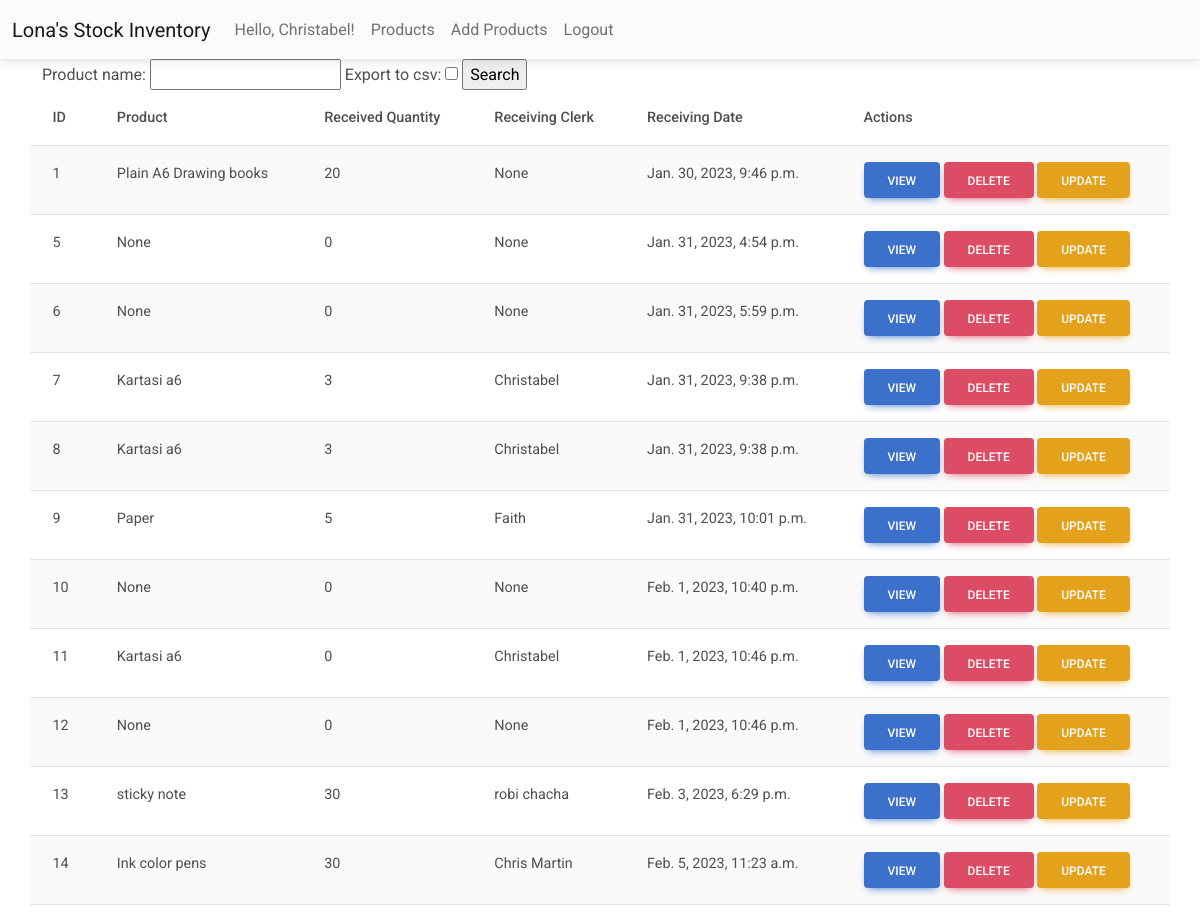
The page /list_products/ (signed in) on the database its author committed.
### lonastockapp/models.py (models this page shows, shortened)
class Product(models.Model):
	received_quantity = models.IntegerField(default='0', blank=True, null=False)
	product_name = models.CharField(max_length=50, blank=True, null=True)
	received_by = models.CharField(max_length=50, blank=True, null=True)
	issue_quantity = models.IntegerField(default='0', blank=True, null=False)
	issued_by = models.CharField(max_length=50, blank=True, null=True)
	reorder_level = models.IntegerField(default='0', blank=True, null=False)
	last_updated = models.DateTimeField(auto_now_add=False, auto_now=True)
	id = models.AutoField(primary_key=True)

### lonastockapp/views.py (the view, shortened to what this page needs)
# urls.py: path('list_products/',  views.list_products, name='list_products' ),
def list_products(request):
  title = 'LIST OF PRODUCTS'
  form=ProductSearchForm(request.POST)
  products = Product.objects.all()
  context = {
    "products" : products,
    "form" : form,
    }
  return render (request, "list_products.html" , context)

### lonastockapp/forms.py
class ProductSearchForm(forms.ModelForm):
   export_to_CSV= forms.BooleanField(required=False)
   class Meta:
      model = Product
      fields = ['product_name',]

### lonastockapp/templates/list_products.html
{% include 'base.html' %}
{% block content %}
<div class="container">
    <div class="row">
        <div class="col-md-12">
                    <div class="card-body">
                        <form method="POST" action="">{% csrf_token%}
                            {{form}}
                            <input type="submit" value="Search"/>
                        </form>
                    </div>
                </div>
                <div class="card-body">
                    <table class="table table-striped">
                        <thead>
                            <tr>
                                <th>ID</th>
                                <th>Product</th>
                                <th>Received Quantity</th>
                                <th>Receiving Clerk</th>
                                <th>Receiving Date</th>
                                <th>Actions</th>
                            </tr>
                        </thead>
                        <tbody>
                            {% for product in products %}
                            <tr>
                                <td>{{ product.id }}</td>
                                <td>{{ product.product_name }}</td>
                                <td>{{ product.received_quantity }}</td>
                                <td>{{ product.received_by }}</td>
                                <td>{{ product.last_updated}}</td>
                                <td>
                                    <a href="{% url 'list_products' %}" class="btn btn-primary">View</a>
                                    <a href="{% url 'delete_product' %}" class="btn btn-danger">Delete</a>
                                    <a href="{% url 'add_product' %}" class="btn btn-warning">Update</a>
                                </td>
                            </tr>
                            {% endfor %}
                    </table>
                </div>
{% endblock %}

### lonastockapp/templates/navbar.html (shortened to what this page needs)
<nav class="navbar navbar-expand-lg navbar-light bg-light">
    <div class="container-fluid">
      <a class="navbar-brand" href="#">Lona's Stock Inventory</a>
      <div class="collapse navbar-collapse" id="navbarNavAltMarkup">
        <div class="navbar-nav">
          <a class="nav-link" href="">Hello, {{ user.username|default:'Guest' }}!</a>
            {% if user.is_authenticated %}
          <a class="nav-link" href="{% url 'list_products' %}">Products</a>
          <a class="nav-link" href="{% url 'add_product' %}">Add Products</a>
          <a class="nav-link" href="{% url 'logout' %}">Logout</a>
          {% else %}
          <a class="nav-link" href="{% url 'home' %}">Home</a>
          <a class="nav-link" href="{% url 'login' %}" > Login</a>
          {% endif %}
        </div>
      </div>
    </div>
  </nav>

### rows shown on the page
Product: id "1", product_name "Plain A6 Drawing books", received_quantity "20", received_by "None", last_updated "Jan. 30, 2023, 9:46 p.m."
Product: id "5", product_name "None", received_quantity "0", received_by "None", last_updated "Jan. 31, 2023, 4:54 p.m."
Product: id "6", product_name "None", received_quantity "0", received_by "None", last_updated "Jan. 31, 2023, 5:59 p.m."
Product: id "7", product_name "Kartasi a6", received_quantity "3", received_by "Christabel", last_updated "Jan. 31, 2023, 9:38 p.m."
Product: id "8", product_name "Kartasi a6", received_quantity "3", received_by "Christabel", last_updated "Jan. 31, 2023, 9:38 p.m."
Product: id "9", product_name "Paper", received_quantity "5", received_by "Faith", last_updated "Jan. 31, 2023, 10:01 p.m."
Product: id "10", product_name "None", received_quantity "0", received_by "None", last_updated "Feb. 1, 2023, 10:40 p.m."
Product: id "11", product_name "Kartasi a6", received_quantity "0", received_by "Christabel", last_updated "Feb. 1, 2023, 10:46 p.m."
Product: id "12", product_name "None", received_quantity "0", received_by "None", last_updated "Feb. 1, 2023, 10:46 p.m."
Product: id "13", product_name "sticky note", received_quantity "30", received_by "robi chacha", last_updated "Feb. 3, 2023, 6:29 p.m."
Product: id "14", product_name "Ink color pens", received_quantity "30", received_by "Chris Martin", last_updated "Feb. 5, 2023, 11:23 a.m."

### other values the page prints
{{ user.username|default:'Guest' }} "Christabel"
